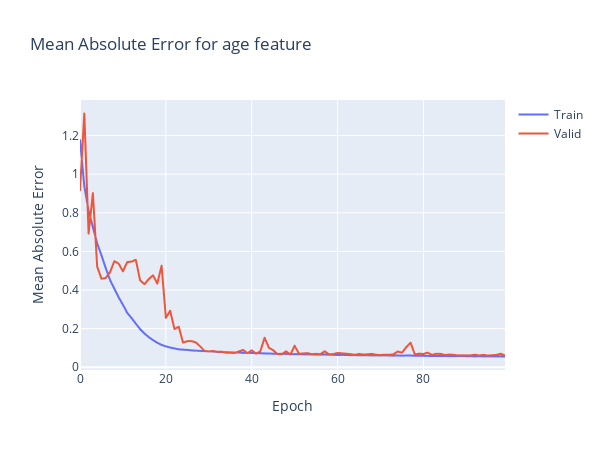

Notebook code for this chart:
### Code cell
plt.clf()

fig = go.Figure()
fig.add_trace(go.Scattergl(
                    y=history.history['age_output_mae'],
                    name='Train'))

fig.add_trace(go.Scattergl(
                    y=history.history['val_age_output_mae'],
                    name='Valid'))


fig.update_layout(height=450, 
                  width=600,
                  title='Mean Absolute Error for age feature',
                  xaxis_title='Epoch',
                  yaxis_title='Mean Absolute Error')

fig.write_html('mae_age.html', include_plotlyjs='cdn')

fig.show()
